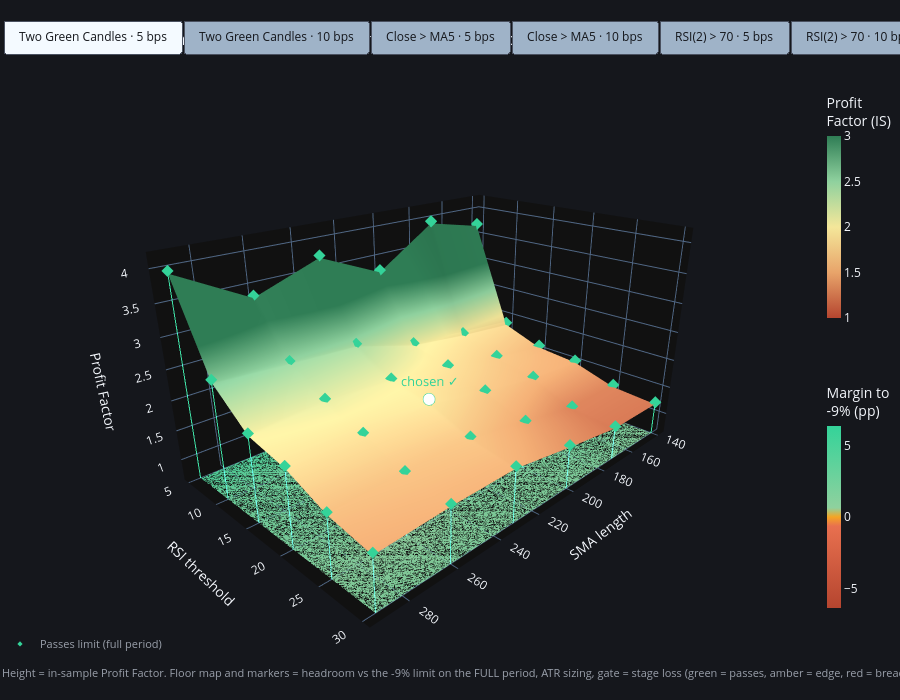

Here is the notebook cell this chart was saved with:
### Markdown cell above
## 4.5 INTERACTIVE 3D PROFIT FACTOR SURFACE GRAPH

### Code cell
import numpy as np
import plotly.graph_objects as go
from numpy.lib.stride_tricks import sliding_window_view

LIMIT      = STOP_LIMIT # hard drawdown limit -> same value as cell 4.5
LIMIT_PCT  = LIMIT * 100
STAGE_DAYS = 252         # same stage length as cell 4.5

# Which loss decides PASS/FAIL:
#   "stage"    = worst loss vs the balance at the START of any 252-day stage (limit NOT trailing, as in 4.5's stage panel)
#   "trailing" = max drawdown from the running peak (stricter: always >= the stage loss in magnitude)
GATE = "stage"

# ---- limit check on the FULL period (same gate as 4.5: ATR sizing, trailing max drawdown) ----
# The PF surface stays in-sample (that's what gets optimised); the limit applies to the account
# over any stretch of time, so drawdown and stage loss come from the complete data (full_dfs).

# --- the engine asserts that the SMA column matches sma_len, so build one FULL-period frame per SMA ---
# (same recipe as is_dfs, but applied to the complete raw data instead of the in-sample slice)
RAW_FULL = df_raw
full_dfs = {int(sma): eng.prepare(RAW_FULL, sma_len=int(sma)) for sma in sma_values}
print(f"Prepared {len(full_dfs)} full-period frames from df_raw "
      f"({RAW_FULL.index.min():%Y-%m-%d} -> {RAW_FULL.index.max():%Y-%m-%d})")
_ref = globals().get("df_full_prep")
if _ref is not None and int(SMA_LEN) in full_dfs:
    _f = full_dfs[int(SMA_LEN)]
    print(f"Check vs df_full_prep (SMA {int(SMA_LEN)}): {len(_f)} vs {len(_ref)} rows, "
          f"{_f.index.min():%Y-%m-%d} vs {_ref.index.min():%Y-%m-%d} start")

n_grids, dd_grids, st_grids = {}, {}, {}
for exit_code, exit_label in exits:
    for slip_val, slip_label in costs:
        key = f"{exit_label} · {slip_label}"
        n_sub  = pd.DataFrame(index=rsi_values, columns=sma_values, dtype=float)
        dd_sub = pd.DataFrame(index=rsi_values, columns=sma_values, dtype=float)
        st_sub = pd.DataFrame(index=rsi_values, columns=sma_values, dtype=float)
        for rsi in rsi_values:
            for sma in sma_values:
                d_full = full_dfs[int(sma)]
                t = eng.run_rsi2_backtest(d_full, rsi_thr=rsi, sma_len=sma, exit_mode=exit_code,
                                          slip_bps_per_side=slip_val)
                n_sub.loc[rsi, sma] = len(t)
                if len(t) > 0:
                    ret = eng.daily_returns(d_full, t, sizing="atr").astype(float)
                    eq = (1.0 + ret).cumprod()
                    dd_sub.loc[rsi, sma] = 100.0 * float((eq / eq.cummax() - 1.0).min())
                    if len(ret) >= STAGE_DAYS:
                        w = sliding_window_view(ret.values, STAGE_DAYS)
                        st_sub.loc[rsi, sma] = 100.0 * float(np.cumprod(1 + w, axis=1).min() - 1.0)
        n_grids[key], dd_grids[key], st_grids[key] = n_sub, dd_sub, st_sub

# ---- interactive 3D surface, one button per scenario ----
colorscale = [[0.00, "#b5452f"], [0.25, "#e8a46a"], [0.50, "#f4e79a"],
              [0.75, "#8fd19e"], [1.00, "#2f7d55"]]
# floor map: margin to the limit in percentage points (red = breaches, amber = on the edge, green = safe)
margin_scale = [[0.00, "#b5452f"], [0.45, "#e8704f"], [0.50, "#f5a524"], [0.55, "#8fd19e"], [1.00, "#34d399"]]

keys = list(grid_results.keys())

# shared scales so every scenario is comparable
pf_all  = [grid_results[k].astype(float).replace(np.inf, np.nan) for k in keys]
def _gate(k):
    """Grid of the loss that decides PASS/FAIL (falls back to the trailing DD where a stage doesn't fit)."""
    dd_, st_ = dd_grids[k].astype(float), st_grids[k].astype(float)
    return st_.fillna(dd_) if GATE == "stage" else dd_

amax    = max(float(np.nanmax(np.abs(_gate(k).values + LIMIT_PCT))) for k in keys)
amax    = max(amax, 1.0)
z_floor = min(1.0, float(np.nanmin([np.nanmin(p.values) for p in pf_all]))) - 0.35
z_top   = float(np.nanmax([np.nanmax(p.values) for p in pf_all])) + 0.25

TPS = 6                                   # traces per scenario
fig = go.Figure()
titles = []

for i, key in enumerate(keys):
    pf = grid_results[key].astype(float).replace(np.inf, np.nan)
    dd = dd_grids[key].astype(float).reindex(index=pf.index, columns=pf.columns)
    st = st_grids[key].astype(float).reindex(index=pf.index, columns=pf.columns)
    n  = n_grids[key].astype(float).reindex(index=pf.index, columns=pf.columns)

    g      = _gate(key).reindex(index=pf.index, columns=pf.columns)   # the loss that decides PASS/FAIL
    margin = g + LIMIT_PCT                               # >0 passes, <0 breaches (percentage points)
    ok     = (g >= -LIMIT_PCT) & g.notna()
    bad    = (g <  -LIMIT_PCT) & g.notna()
    verdict = np.where(ok.values, "PASS", np.where(bad.values, "FAIL", "n/a"))

    n_ok, n_tot = int(ok.values.sum()), int(g.notna().values.sum())

    # 1) Profit Factor surface (in-sample)
    cd = np.dstack([n.values, dd.values, margin.values, st.values])
    fig.add_trace(go.Surface(
        x=list(pf.columns), y=list(pf.index), z=pf.values, customdata=cd, text=verdict,
        colorscale=colorscale, cmin=1.0, cmax=3.0,
        colorbar=dict(title="Profit<br>Factor (IS)", len=0.42, y=0.80, x=0.93, thickness=14),
        hovertemplate=("SMA %{x}<br>RSI < %{y}<br>PF (IS) %{z:.2f}"
                       "<br>Trades (full) %{customdata[0]:.0f}"
                       "<br>MaxDD (full) %{customdata[1]:.1f}%"
                       "<br>Worst stage loss %{customdata[3]:.1f}%"
                       f"<br>Limit -{LIMIT_PCT:.0f}%: " + "%{text} (%{customdata[2]:+.1f} pp)<extra></extra>"),
        visible=(i == 0)))

    # 2) floor map: where the drawdown limit holds (projected under the surface)
    fig.add_trace(go.Surface(
        x=list(pf.columns), y=list(pf.index), z=np.full(pf.shape, z_floor),
        surfacecolor=margin.values, customdata=cd, text=verdict,
        colorscale=margin_scale, cmin=-amax, cmax=amax, opacity=0.95,
        colorbar=dict(title=f"Margin to<br>-{LIMIT_PCT:.0f}% (pp)", len=0.42, y=0.30, x=0.93, thickness=14),
        lighting=dict(ambient=1.0, diffuse=0.0, specular=0.0),
        hovertemplate=("FLOOR · SMA %{x} · RSI < %{y}"
                       "<br>MaxDD (full) %{customdata[1]:.1f}%"
                       "<br>Worst stage loss %{customdata[3]:.1f}%"
                       f"<br>Limit -{LIMIT_PCT:.0f}%: " + "%{text} (%{customdata[2]:+.1f} pp)<extra></extra>"),
        visible=(i == 0)))

    # 3) markers on the surface: pass / fail
    X, Y = np.meshgrid(list(pf.columns), list(pf.index))
    for mask, name, color, symbol in ((ok, "Passes limit (full period)", "#34d399", "diamond"),
                                      (bad, "Breaches limit (full period)", "#f87171", "x")):
        m = (mask.values & pf.notna().values)
        fig.add_trace(go.Scatter3d(
            x=X[m], y=Y[m], z=pf.values[m] + 0.04, mode="markers", name=name,
            marker=dict(size=4, color=color, symbol=symbol, line=dict(width=0)),
            hovertemplate=f"{name}<br>SMA %{{x}} · RSI < %{{y}}<extra></extra>",
            showlegend=True, legendgroup=name, visible=(i == 0)))

    # 4) drop lines from the surface to the floor for the cells that pass
    m = (ok.values & pf.notna().values)
    xs, ys, zs = [], [], []
    for xv, yv, zv in zip(X[m], Y[m], pf.values[m]):
        xs += [xv, xv, None]; ys += [yv, yv, None]; zs += [zv, z_floor, None]
    fig.add_trace(go.Scatter3d(
        x=xs, y=ys, z=zs, mode="lines", line=dict(color="rgba(52,211,153,0.35)", width=2),
        hoverinfo="skip", showlegend=False, visible=(i == 0)))

    # 5) chosen config, flagged with its own verdict
    c_rsi, c_sma = int(RSI_THR), int(SMA_LEN)
    c_dd = float(g.loc[c_rsi, c_sma]) if pd.notna(g.loc[c_rsi, c_sma]) else np.nan
    c_ok = (not np.isnan(c_dd)) and c_dd >= -LIMIT_PCT
    fig.add_trace(go.Scatter3d(
        x=[c_sma], y=[c_rsi], z=[float(pf.loc[c_rsi, c_sma]) + 0.08],
        mode="markers+text", text=[f"chosen {'✓' if c_ok else '✗'}"], textposition="top center",
        textfont=dict(color="#34d399" if c_ok else "#f87171", size=13),
        marker=dict(size=7, color="white", line=dict(color="#34d399" if c_ok else "#f87171", width=3)),
        showlegend=False,
        hovertemplate=f"Chosen: RSI < {c_rsi}, SMA {c_sma}<br>{GATE} loss {c_dd:.2f}% vs -{LIMIT_PCT:.0f}%<extra></extra>",
        visible=(i == 0)))

    titles.append(f"{cfg['id']} · PF in-sample · {n_ok}/{n_tot} cells keep full-period {GATE} loss within -{LIMIT_PCT:.0f}%")

# ~3 px of breathing room on each side of every button label (non-breaking spaces)
PAD = "\u00a0"
buttons = []
for i, key in enumerate(keys):
    vis = [False] * (TPS * len(keys))
    for j in range(TPS):
        vis[TPS * i + j] = True
    buttons.append(dict(label=f"{PAD}{key}{PAD}", method="update",
                        args=[{"visible": vis}, {"title.text": titles[i]}]))

fig.update_layout(
    template="plotly_dark", paper_bgcolor="#15171c", height=700,
    title=dict(text=titles[0], x=0.02),
    scene=dict(
        xaxis_title="SMA length", yaxis_title="RSI threshold", zaxis_title="Profit Factor",
        zaxis=dict(range=[z_floor, z_top]),
        aspectmode="manual", aspectratio=dict(x=1.5, y=1.0, z=0.8),
        camera=dict(eye=dict(x=1.6, y=1.6, z=0.9), center=dict(x=0, y=0, z=-0.1))),
    legend=dict(x=0.0, y=0.02, bgcolor="rgba(0,0,0,0)", font=dict(color="#9aa0ab", size=11)),
    updatemenus=[dict(
        type="buttons", direction="right", x=0.0, xanchor="left", y=1.12, yanchor="top", active=0,
        buttons=buttons, bgcolor="#9fb3c8", bordercolor="#4a5160", borderwidth=1,
        pad=dict(l=3, r=3, t=0, b=0),
        font=dict(color="#15171c", size=12))],
    annotations=[dict(
        text=(f"Height = in-sample Profit Factor. Floor map and markers = headroom vs the -{LIMIT_PCT:.0f}% limit "
              f"on the FULL period, ATR sizing, gate = {GATE} loss (green = passes, amber = edge, red = breaches)."),
        x=0.0, y=-0.02, xref="paper", yref="paper", showarrow=False, xanchor="left",
        font=dict(color="#9aa0ab", size=11))],
    margin=dict(l=0, r=0, t=90, b=30))

# ---- sanity check: the chosen config must match cell 4.5 in its own scenario ----
chk = []
for key in keys:
    d_ = dd_grids[key].astype(float).loc[int(RSI_THR), int(SMA_LEN)]
    s_ = st_grids[key].astype(float).loc[int(RSI_THR), int(SMA_LEN)]
    g_ = s_ if (GATE == "stage" and not np.isnan(s_)) else d_
    chk.append({"Scenario": key, "MaxDD (trailing)": f"{d_:.2f}%", "Worst stage loss": f"{s_:.2f}%",
                f"gate={GATE} vs -{LIMIT_PCT:.0f}%": "PASS" if g_ >= -LIMIT_PCT else "FAIL"})
print("Chosen config (RSI < %d, SMA %d) by scenario - the one matching your frozen EXIT_MODE / SLIP_BPS must equal cell 4.5:" % (int(RSI_THR), int(SMA_LEN)))
display(pd.DataFrame(chk).set_index("Scenario"))

fig.show()
fig.write_html(Path(RUN_DIR) / "02_pf_surface.html", include_plotlyjs="cdn")
